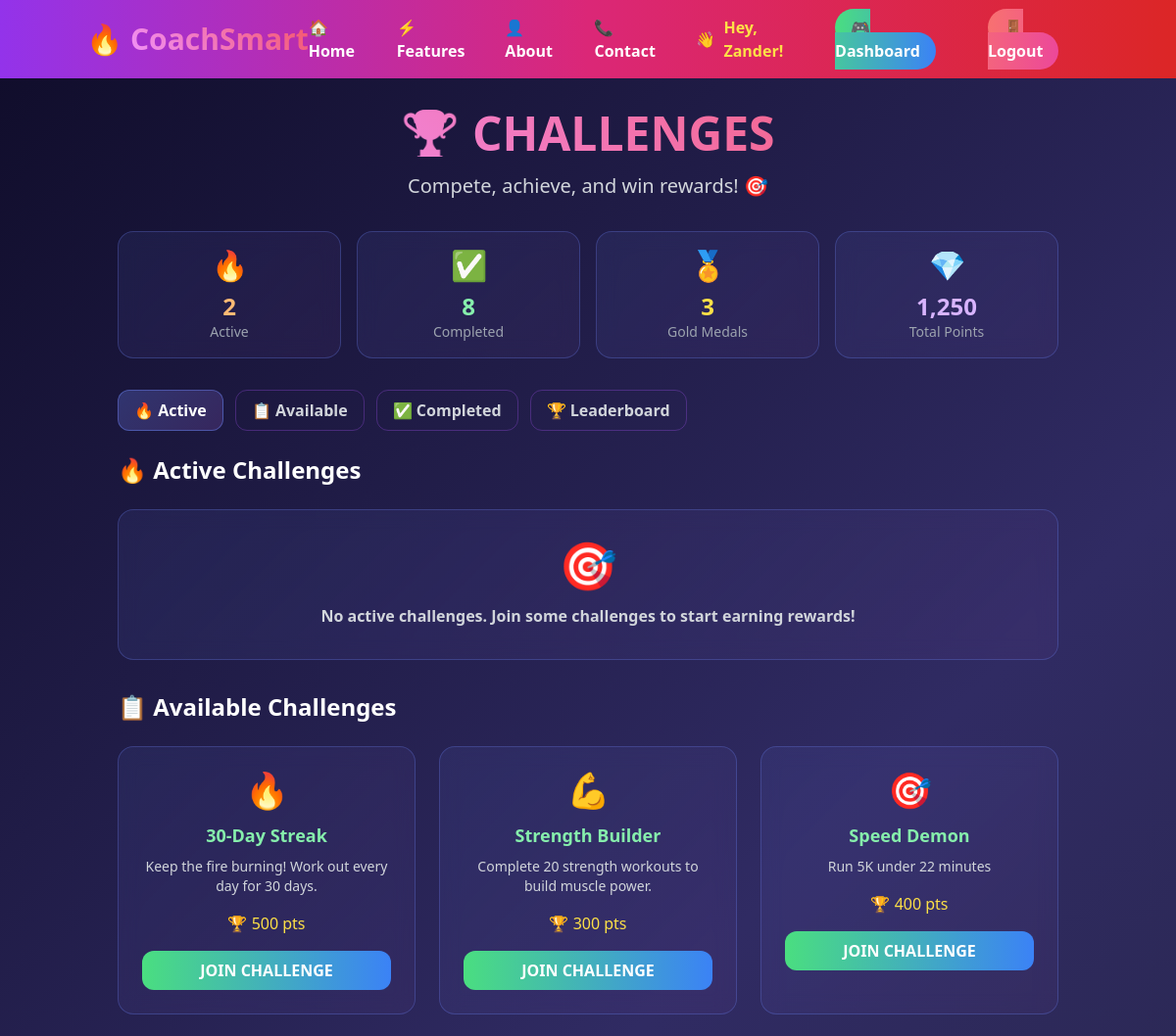
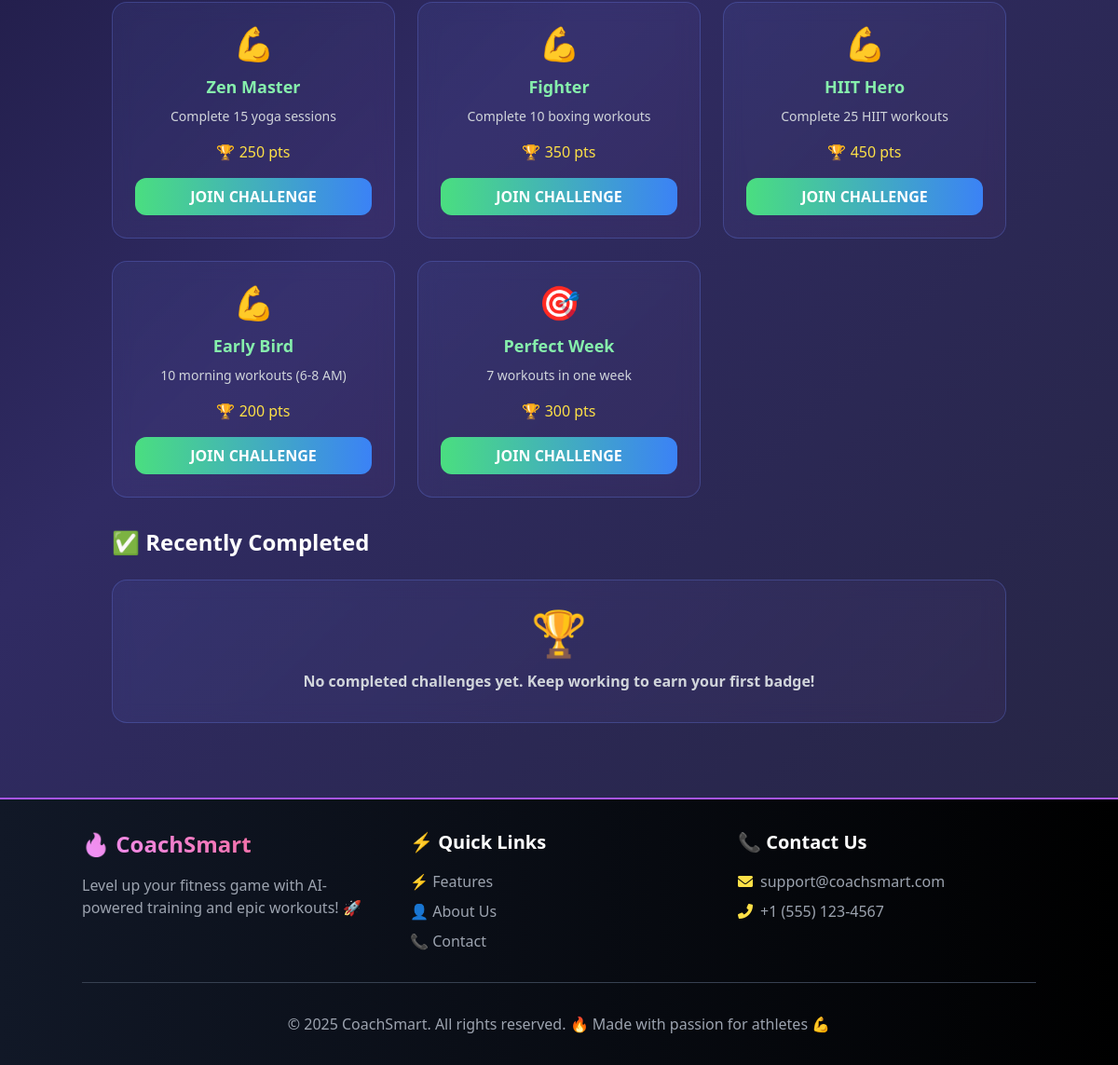
The app's page /challenges (signed in) with its own data (2 pictures, top to bottom).
### app.py (models this page shows)
class Challenge(db.Model):
    id = db.Column(db.Integer, primary_key=True)
    name = db.Column(db.String(100), nullable=False)
    description = db.Column(db.Text)
    target_value = db.Column(db.Integer, nullable=False)
    points_reward = db.Column(db.Integer, nullable=False)
    badge_name = db.Column(db.String(50))
    challenge_type = db.Column(db.String(50), nullable=False)  # streak, workout_count, etc.

### app.py (the view)
@app.route('/challenges')
def challenges():
    if 'user_id' not in session:
        flash('Please sign in to view challenges.', 'error')
        return redirect(url_for('get_started'))
    user_id = session['user_id']
    user_stats = UserStats.query.filter_by(user_id=user_id).first()
    active_challenges = db.session.query(UserChallenge, Challenge).join(Challenge).filter(
        UserChallenge.user_id == user_id,
        UserChallenge.is_completed == False
    ).all()
    joined_challenge_ids = [uc.challenge_id for uc, _ in active_challenges]
    available_challenges = Challenge.query.filter(~Challenge.id.in_(joined_challenge_ids)).all()
    completed_challenges = db.session.query(UserChallenge, Challenge).join(Challenge).filter(
        UserChallenge.user_id == user_id,
        UserChallenge.is_completed == True
    ).order_by(UserChallenge.completed_at.desc()).limit(10).all()
    return render_template('challenges.html',
                         username=session.get('username'),
                         user_stats=user_stats,
                         active_challenges=active_challenges,
                         available_challenges=available_challenges,
                         completed_challenges=completed_challenges)

### templates/challenges.html (shortened to what this page needs)
{% extends "base.html" %}
{% block content %}
<div class="container mx-auto p-8">
    <div class="text-center mb-8">
        <h1 class="text-5xl font-black mb-4 gradient-text floating">🏆 CHALLENGES</h1>
        <p class="text-xl text-gray-300">Compete, achieve, and win rewards! 🎯</p>
    </div>
    <div class="grid grid-cols-1 md:grid-cols-4 gap-4 mb-8">
        <div class="challenge-card rounded-2xl p-4 text-center">
            <span class="text-3xl floating">🔥</span>
            <p class="text-2xl font-black text-orange-300 mt-2 pulsing">2</p>
            <p class="text-gray-400 text-sm">Active</p>
        </div>
        <div class="challenge-card rounded-2xl p-4 text-center">
            <span class="text-3xl floating" style="animation-delay: 0.2s;">✅</span>
            <p class="text-2xl font-black text-green-300 mt-2 pulsing" style="animation-delay: 0.2s;">8</p>
            <p class="text-gray-400 text-sm">Completed</p>
        </div>
        <div class="challenge-card rounded-2xl p-4 text-center">
            <span class="text-3xl floating" style="animation-delay: 0.4s;">🏅</span>
            <p class="text-2xl font-black text-yellow-300 mt-2 pulsing" style="animation-delay: 0.4s;">3</p>
            <p class="text-gray-400 text-sm">Gold Medals</p>
        </div>
        <div class="challenge-card rounded-2xl p-4 text-center">
            <span class="text-3xl floating" style="animation-delay: 0.6s;">💎</span>
            <p class="text-2xl font-black text-purple-300 mt-2 pulsing" style="animation-delay: 0.6s;">1,250</p>
            <p class="text-gray-400 text-sm">Total Points</p>
        </div>
    </div>
    <div class="flex flex-wrap gap-3 mb-6">
        <button class="tab-btn active px-4 py-2 rounded-xl border border-purple-500/30 text-white font-black">
            🔥 Active
        </button>
        <button class="tab-btn px-4 py-2 rounded-xl border border-purple-500/30 text-gray-300 font-black hover:text-white">
            📋 Available
        </button>
        <button class="tab-btn px-4 py-2 rounded-xl border border-purple-500/30 text-gray-300 font-black hover:text-white">
            ✅ Completed
        </button>
        <button class="tab-btn px-4 py-2 rounded-xl border border-purple-500/30 text-gray-300 font-black hover:text-white">
            🏆 Leaderboard
        </button>
    </div>
    <h2 class="text-2xl font-black text-white mb-6">🔥 Active Challenges</h2>
    {% if active_challenges %}
        <div class="grid grid-cols-1 md:grid-cols-2 gap-6 mb-8">
            {% for user_challenge, challenge in active_challenges %}
                {% set progress_percent = (user_challenge.current_progress / challenge.target_value * 100) if challenge.target_value > 0 else 0 %}
                <div class="challenge-card rounded-2xl p-6">
                    <div class="flex justify-between items-center mb-4">
                        <div>
                            <h3 class="text-lg font-black text-orange-300 mb-1">🔥 {{ challenge.name }}</h3>
                            <p class="text-gray-300 text-sm">{{ challenge.description }}</p>
                        </div>
                        <div class="text-center">
                            <span class="text-2xl floating">🎯</span>
                            <p class="text-orange-400 text-sm mt-1">{{ challenge.points_reward }} pts</p>
                        </div>
                    </div>
                    <div class="mb-4">
                        <div class="flex justify-between text-sm text-gray-400 mb-1">
                            <span>Progress</span>
                            <span>{{ user_challenge.current_progress }}/{{ challenge.target_value }} {% if challenge.challenge_type == 'streak' %}days{% elif challenge.challenge_type == 'workout_count' %}workouts{% else %}goals{% endif %}</span>
                        </div>
                        <div class="w-full bg-gray-700 rounded-full h-3">
                            <div class="bg-gradient-to-r from-orange-400 to-red-500 h-3 rounded-full transition-all duration-500" style="--progress-width: {{ progress_percent }}%; width: var(--progress-width)"></div>
                        </div>
                    </div>
                    <div class="flex justify-between items-center">
                        <div class="text-sm">
                            <span class="text-yellow-300">🏆 Reward:</span>
                            <span class="text-gray-300 ml-1">{{ challenge.points_reward }} pts + Badge</span>
                        </div>
                        <div class="text-sm text-gray-400">
                            {% if challenge.challenge_type == 'streak' %}📅 {{ challenge.target_value }} days{% else %}📊 No time limit{% endif %}
                        </div>
                    </div>
                </div>
            {% endfor %}
        </div>
    {% else %}
        <div class="challenge-card rounded-2xl p-8 mb-8">
            <div class="text-center">
                <span class="text-5xl mb-4 block">🎯</span>
                <p class="text-gray-300 font-bold">No active challenges. Join some challenges to start earning rewards!</p>
            </div>
        </div>
    {% endif %}
    <h2 class="text-2xl font-black text-white mb-6">📋 Available Challenges</h2>
    {% if available_challenges %}
        <div class="grid grid-cols-1 md:grid-cols-3 gap-6 mb-8">
            {% for challenge in available_challenges %}
                <div class="challenge-card rounded-2xl p-6">
                    <div class="text-center mb-4">
                        <span class="text-4xl floating">
                            {% if challenge.challenge_type == 'streak' %}🔥
                            {% elif challenge.challenge_type == 'workout_count' %}💪
                            {% elif challenge.challenge_type == 'distance' %}🏃
                            {% elif challenge.challenge_type == 'time' %}⏱️
                            {% else %}🎯{% endif %}
                        </span>
                        <h3 class="text-lg font-black text-green-300 mt-3">{{ challenge.name }}</h3>
                        <p class="text-gray-300 text-sm mt-2">{{ challenge.description }}</p>
                    </div>
                    <div class="text-center mb-4">
                        <span class="text-yellow-300">🏆 {{ challenge.points_reward }} pts</span>
                    </div>
                    <form action="{{ url_for('join_challenge', challenge_id=challenge.id) }}" method="POST">
                        <button type="submit" class="join-btn w-full bg-gradient-to-r from-green-400 to-blue-500 hover:from-green-500 hover:to-blue-600 text-white font-black py-2 px-4 rounded-xl">
                            JOIN CHALLENGE
                        </button>
                    </form>
                </div>
            {% endfor %}
        </div>
    {% endif %}
    <h2 class="text-2xl font-black text-white mb-6">✅ Recently Completed</h2>
    {% if completed_challenges %}
        <div class="grid grid-cols-1 md:grid-cols-2 gap-6">
            {% for user_challenge, challenge in completed_challenges %}
                <div class="challenge-card rounded-2xl p-6 opacity-75">
                    <div class="flex justify-between items-center">
                        <div>
                            <h3 class="text-lg font-black text-green-300 mb-1">🏆 {{ challenge.name }}</h3>
                            <p class="text-gray-300 text-sm">{{ challenge.description }}</p>
                        </div>
                        <div class="text-center">
                            <span class="text-2xl">✅</span>
                            <p class="text-green-400 text-sm mt-1">+{{ challenge.points_reward }} pts</p>
                        </div>
                    </div>
                </div>
            {% endfor %}
        </div>
    {% else %}
        <div class="challenge-card rounded-2xl p-8">
            <div class="text-center">
                <span class="text-5xl mb-4 block">🏆</span>
                <p class="text-gray-300 font-bold">No completed challenges yet. Keep working to earn your first badge!</p>
            </div>
        </div>
    {% endif %}
</div>
{% endblock %}

### templates/base.html (shortened to what this page needs)
<!DOCTYPE html>
<html lang="en">
<head>
    <script src="https://cdn.tailwindcss.com"></script>
    <link rel="stylesheet" href="https://cdnjs.cloudflare.com/ajax/libs/font-awesome/6.0.0-beta3/css/all.min.css">
</head>
<body class="text-white">
    <header>
        <nav class="bg-gradient-to-r from-purple-600 via-pink-600 to-red-600 text-white p-4 nav-glow">
            <div class="container mx-auto flex justify-between items-center">
                <a href="{{ url_for('index') }}" class="text-3xl font-black flex items-center">
                    <span class="mr-2">🔥</span>
                    <span class="gradient-text">CoachSmart</span>
                </a>
                <ul class="flex space-x-6 items-center">
                    <li><a href="{{ url_for('index') }}" class="hover:text-yellow-300 transition-colors font-semibold">🏠 Home</a></li>
                    <li><a href="{{ url_for('features') }}" class="hover:text-yellow-300 transition-colors font-semibold">⚡ Features</a></li>
                    <li><a href="{{ url_for('about') }}" class="hover:text-yellow-300 transition-colors font-semibold">👤 About</a></li>
                    <li><a href="{{ url_for('contact') }}" class="hover:text-yellow-300 transition-colors font-semibold">📞 Contact</a></li>
                    {% if 'user_id' in session %}
                    <li class="ml-4">
                        <span class="text-yellow-300 font-black flex items-center">
                            <span class="mr-2">👋</span> Hey, {{ session.get('username') }}!
                        </span>
                    </li>
                    <li>
                        <a href="{{ url_for('dashboard') }}" class="bg-gradient-to-r from-green-400 to-blue-500 hover:from-green-500 hover:to-blue-600 px-4 py-2 rounded-full font-black transition-all transform hover:scale-105">
                            🎮 Dashboard
                        </a>
                    </li>
                    <li>
                        <a href="{{ url_for('logout') }}" class="bg-gradient-to-r from-red-400 to-pink-500 hover:from-red-500 hover:to-pink-600 px-4 py-2 rounded-full font-black transition-all transform hover:scale-105">
                            🚪 Logout
                        </a>
                    </li>
                    {% else %}
                    <li>
                        <a href="{{ url_for('get_started') }}" class="bg-gradient-to-r from-green-400 to-blue-500 hover:from-green-500 hover:to-blue-600 px-4 py-2 rounded-full font-black transition-all transform hover:scale-105">
                            🚀 Get Started
                        </a>
                    </li>
                    {% endif %}
                </ul>
            </div>
        </nav>
    </header>
    <main>
        {% block content %}{% endblock %}
    </main>
    <footer class="bg-gradient-to-r from-gray-900 to-black text-white p-8 mt-12 border-t-2 border-purple-500">
        <div class="container mx-auto">
            <div class="grid grid-cols-1 md:grid-cols-3 gap-8">
                <div>
                    <h3 class="text-2xl font-black mb-4 gradient-text">🔥 CoachSmart</h3>
                    <p class="text-gray-400">Level up your fitness game with AI-powered training and epic workouts! 🚀</p>
                </div>
                <div>
                    <h4 class="text-xl font-black mb-4">⚡ Quick Links</h4>
                    <ul class="space-y-2">
                        <li><a href="{{ url_for('features') }}" class="text-gray-400 hover:text-yellow-300 transition-colors">⚡ Features</a></li>
                        <li><a href="{{ url_for('about') }}" class="text-gray-400 hover:text-yellow-300 transition-colors">👤 About Us</a></li>
                        <li><a href="{{ url_for('contact') }}" class="text-gray-400 hover:text-yellow-300 transition-colors">📞 Contact</a></li>
                    </ul>
                </div>
                <div>
                    <h4 class="text-xl font-black mb-4">📞 Contact Us</h4>
                    <ul class="space-y-2 text-gray-400">
                        <li class="flex items-center">
                            <i class="fas fa-envelope mr-2 text-yellow-300"></i>
                            <span>support@coachsmart.com</span>
                        </li>
                        <li class="flex items-center">
                            <i class="fas fa-phone-alt mr-2 text-yellow-300"></i>
                            <span>+1 (555) 123-4567</span>
                        </li>
                    </ul>
                </div>
            </div>
            <div class="border-t border-gray-700 mt-8 pt-8 text-center text-gray-400">
                <p>&copy; 2025 CoachSmart. All rights reserved. 🔥 Made with passion for athletes 💪</p>
            </div>
        </div>
    </footer>
</body>
</html>

### templates/base.html (style rules this page uses)
.gradient-text { background: linear-gradient(45deg, #f093fb 0%, #f5576c 100%); -webkit-background-clip: text; -webkit-text-fill-color: transparent; background-clip: text; }
.nav-glow { animation: glow 2s ease-in-out infinite; }
body { background: linear-gradient(135deg, #0f0c29, #302b63, #24243e); min-height: 100vh; }

### templates/challenges.html (style rules this page uses)
.challenge-card { background: linear-gradient(135deg, rgba(102, 126, 234, 0.1) 0%, rgba(118, 75, 162, 0.1) 100%); border: 1px solid rgba(102, 126, 234, 0.3); transition: all 0.3s ease; backdrop-filter: blur(10px); }
.floating { animation: float 3s ease-in-out infinite; }
.pulsing { animation: pulse 2s ease-in-out infinite; }
.gradient-text { background: linear-gradient(45deg, #f093fb 0%, #f5576c 100%); -webkit-background-clip: text; -webkit-text-fill-color: transparent; background-clip: text; }
.join-btn { transition: all 0.3s ease; position: relative; overflow: hidden; }
.join-btn::before { content: ''; position: absolute; top: 0; left: -100%; width: 100%; height: 100%; background: linear-gradient(90deg, transparent, rgba(255, 255, 255, 0.2), transparent); transition: left 0.5s ease; }
.tab-btn { transition: all 0.3s ease; }
.tab-btn.active { background: linear-gradient(135deg, rgba(102, 126, 234, 0.3) 0%, rgba(118, 75, 162, 0.3) 100%); border-color: rgba(102, 126, 234, 0.5); }

### records on screen
Challenge: name "30-Day Streak", description "Keep the fire burning! Work out every day for 30 days.", points_reward "500"
Challenge: name "Strength Builder", description "Complete 20 strength workouts to build muscle power.", points_reward "300"
Challenge: name "Speed Demon", description "Run 5K under 22 minutes", points_reward "400"
Challenge: name "Zen Master", description "Complete 15 yoga sessions", points_reward "250"
Challenge: name "Fighter", description "Complete 10 boxing workouts", points_reward "350"
Challenge: name "HIIT Hero", description "Complete 25 HIIT workouts", points_reward "450"
Challenge: name "Early Bird", description "10 morning workouts (6-8 AM)", points_reward "200"
Challenge: name "Perfect Week", description "7 workouts in one week", points_reward "300"

### other values on screen
{{ session.get('username') }} "Zander"
